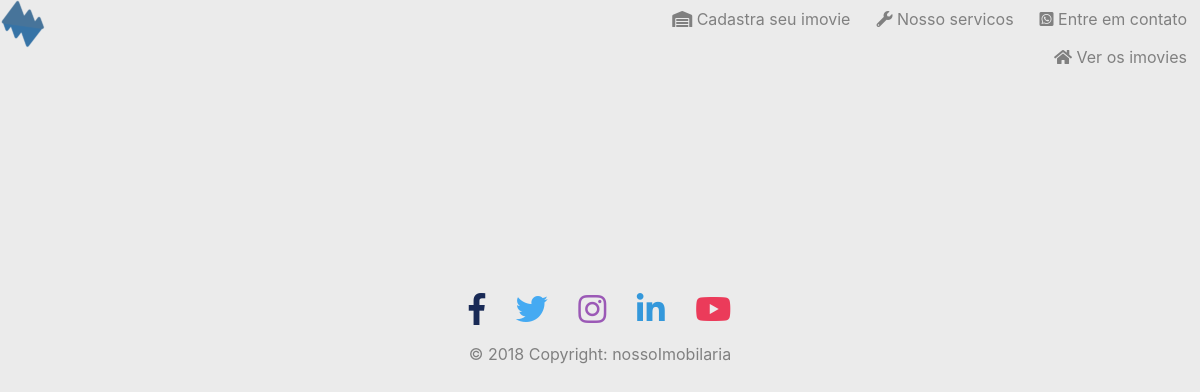
/house/, run on an earlier commit of the app's database.
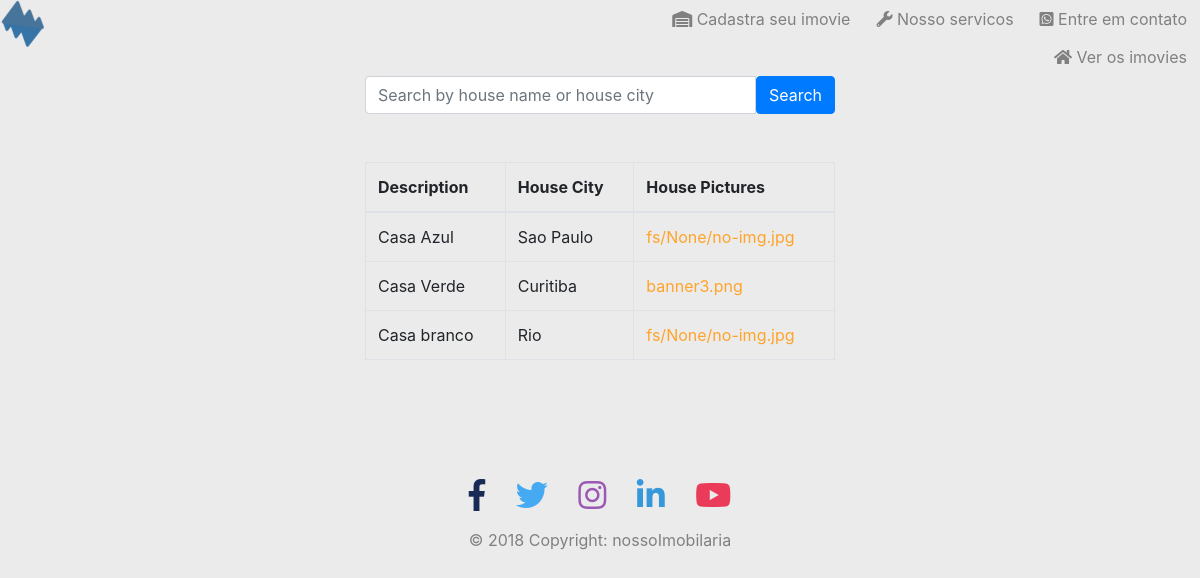
And on a later commit of the database.
### estateapp/models.py (models this page shows)
class HouseModel(models.Model):
    house_name = models.CharField(max_length=100)
    house_city = models.CharField(max_length=100)
    house_neighborhood = models.CharField(max_length=100)
    house_photo = models.ImageField(storage=fs, default = 'fs/None/pic1.jpg')
    house_id = models.DecimalField(max_length=100, max_digits=10, decimal_places=2)

### estateapp/views.py (the view)
# urls.py: url(r'^house/', views.HouseView.as_view(), name='house'),
class HouseView(TemplateView):
    template_name = 'houses.html'
    limit = 10
    search_fields = ['house_name', 'house_city', 'house_neighborhood', 'house_id']
    def get(self, request):
        queryset = HouseModel.objects.all().order_by('house_name')
        search_form = SearchForm(request.GET)
        has_house = queryset.exists()
        search_found = has_house
        if search_form.is_valid():
            queryset = search_by(request, queryset, self.search_fields)
            search_found = queryset.exists()
        house = paginate(request, queryset, self.limit)
        return render(request, self.template_name, {'house': house, 'search_form': search_form,
            'search_found': search_found, 'has_house': has_house})

### estateapp/forms.py
class SearchForm(forms.Form):
    error_css_class = 'error'
    s = forms.CharField(
        required=False,
        max_length=254,
        widget=forms.TextInput(attrs={'autofocus': True, 'class': 'form-control', 'placeholder': _('Search by house name or house city')}),
    )
    def clean_s(self):
        s = self.cleaned_data['s'].strip()
        if s and len(s) < 2:
            raise forms.ValidationError(_("The search text must be at least 2 characters"))
        return s

### estateapp/utils.py (called while the page is built, shortened)
def paginate(request, queryset, limit):
    paginator = Paginator(queryset, limit)
    page_number = request.GET.get('page')
    try:
        page = paginator.page(page_number)
    except PageNotAnInteger:
        page = paginator.page(1)
    except EmptyPage:
        page = paginator.page(paginator.num_pages)
    return page

def search_by(request, queryset, fields):
    search = request.GET.get('s', '').strip()
    conditions = []
    return queryset

### estateapp/templates/houses.html (shortened to what this page needs)
{% extends 'base.html' %}
{% load static %}
{% load i18n %}
{% load bootstrap_pagination %}
{% block content %}
    <div class="card-box">
    <section class="box-typical">
        <header class="box-typical-header">
            <div class="tbl-row">
                {% if has_house %}
                <div class="tbl-cell">
                    <form action="{% url "house" %}" method="GET">
                        <div class="{% if search_form.s.errors %}error{% endif %}">
                            <div class="form-control-wrapper">
                                <div class="input-group">
                                  {{ search_form.s }}
                                  <span class="input-group-btn">
                                    <button class="btn btn-primary" type="submit">{% trans "Search" %}</button>
                                  </span>
                                </div>
                            </div>
                        </div>
                    </form>
                </div>
                {% else %}
                <div class="tbl-cell">
                </div>
                {% endif %}
            </div>
        </header>
        <br>
        <br>
        <div class="box-typical-body">
            {% if house %}
            <div class="table-responsive">
                <table class="table table-hover table-bordered">
                    <thead>
                        <tr>
                            <th>{% trans "Description" %}</th>
                            <th>{% trans "House City" %}</th>
                            <th>{% trans "House Pictures" %}</th>
                        </tr>
                    </thead>
                    <tbody>
                        {% for h in house %}
                        <tr>
                            <td>
                            {{ h.house_name }}
                            </td>
                            <td>
                            {{ h.house_city }}
                            </td>
                            <td class="table-date">
                                <a href="{% url "simple_upload" %}?search_house={{ h.house_name }}" data-toggle="tooltip" data-placement="bottom" title="{% trans 'Open user in binary tree' %}" style="color: #FFA42A;">{{ h.house_photo }}</a></strong>
                            </td>
                        </tr>
                        {% endfor %}
                    </tbody>
                </table>
                {% endif %}
            </div>
        </div>
    </section>
    </div>
{% endblock %}

### estateapp/templates/base.html (shortened to what this page needs)
<!DOCTYPE html>
{% load staticfiles %}
{% load static %}
{% load static i18n %}
{% load i18n %}
<html>
  <head id="header">
    <link rel="stylesheet" href="//maxcdn.bootstrapcdn.com/bootstrap/4.0.0-beta/css/bootstrap.min.css">
    <link rel="stylesheet" href="//maxcdn.bootstrapcdn.com/bootstrap/4.0.0-beta/css/bootstrap-theme.min.css">
    <link rel="stylesheet" href="{% static 'css/base.css' %}">
    <link href="{% static 'font-awesome/css/font-awesome.min.css' %}" rel="stylesheet">
    <link rel="stylesheet" href="https://use.fontawesome.com/releases/v5.4.2/css/all.css">
  </head>
  <body>
     <div class="row">
            <div class="col-lg-6">
              <img class="img-responsive float-left" src="{% static 'image/logo.png' %}" alt="{{ PROJECT_NAME }}"/>
            </div>
            <div class="col-lg-6">
              <a class="btn btn-outline-default float-right" href="https://wa.me/5521975610406" target="blank" role="button" style="color: gray;"><i class="fab fa-whatsapp-square"></i>{% trans " Entre em contato" %}</a>
              <a class="btn btn-outline-default float-right" href="{% url 'service' %}" role="button" style="color: gray;"><i class="fas fa-wrench"></i>{% trans " Nosso servicos" %}</a>
              <a class="btn btn-outline-default float-right" href="{% url 'form_photo_upload' %}" role="button" style="color: gray;"><i class="fas fa-warehouse"></i>{% trans " Cadastra seu imovie" %}</a>
              <a class="btn btn-outline-default float-right" href="{% url 'house' %}" role="button" style="color: gray;"><i class="fas fa-home"></i>{% trans " Ver os imovies" %}</a>
            </div>
        </div>
    <div class="container">
    {% block content %}
    {% endblock %}
    <br><br><br><br>
      <div class="row" id="icons4" align="center">
        <div class="col-lg-12">
          <a href="{% url 'home' %}"  class="btn" > <i aria-hidden="true" class="fab fa-facebook-f fa-2x" style="color: #192a56;"></i> </a>
          <a href="{% url 'home' %}"  class="btn" > <i aria-hidden="true" class="fab fa-twitter fa-2x" style="color: #45aaf2;"></i> </a>
          <a href="{% url 'home' %}"  class="btn" > <i aria-hidden="true" class="fab fa-instagram fa-2x" style="color: #9b59b6;"></i> </a>
          <a href="{% url 'home' %}"  class="btn" > <i aria-hidden="true" class="fab fa-linkedin-in fa-2x" style="color: #3498db;"></i> </a>
          <a href="{% url 'home' %}" class="btn" > <i aria-hidden="true" class="fab fa-youtube fa-2x" style="color: #eb3b5a;"></i> </a>
        </div>
      </div>
    </div>
    <footer id="foot">
      <div id="footer-content7" class="footer-copyright py-2 text-center">
        <a href="#" style="color: gray;">© 2018 Copyright: nossoImobilaria</a>
      </div>
    </footer>
  </body>
</html>

### estateapp/static/css/base.css (style rules this page uses)
html, body { background-color: #EBEBEB; margin: 0px; padding: 0px; min-height: 100%; height: 100%; padding-bottom:60px; align-items: center; }
.container { max-width: 500px; margin: auto; }
a { color: white; }

What changed in the data, as far as the page shows it:
added HouseModel: house_name "Casa Azul", house_city "Sao Paulo", house_photo "fs/None/no-img.jpg"
added HouseModel: house_name "Casa Verde", house_city "Curitiba", house_photo "banner3.png"
added HouseModel: house_name "Casa branco", house_city "Rio", house_photo "fs/None/no-img.jpg"
Also different on the page:
text now shown: "Search Description House City House Pictures"
